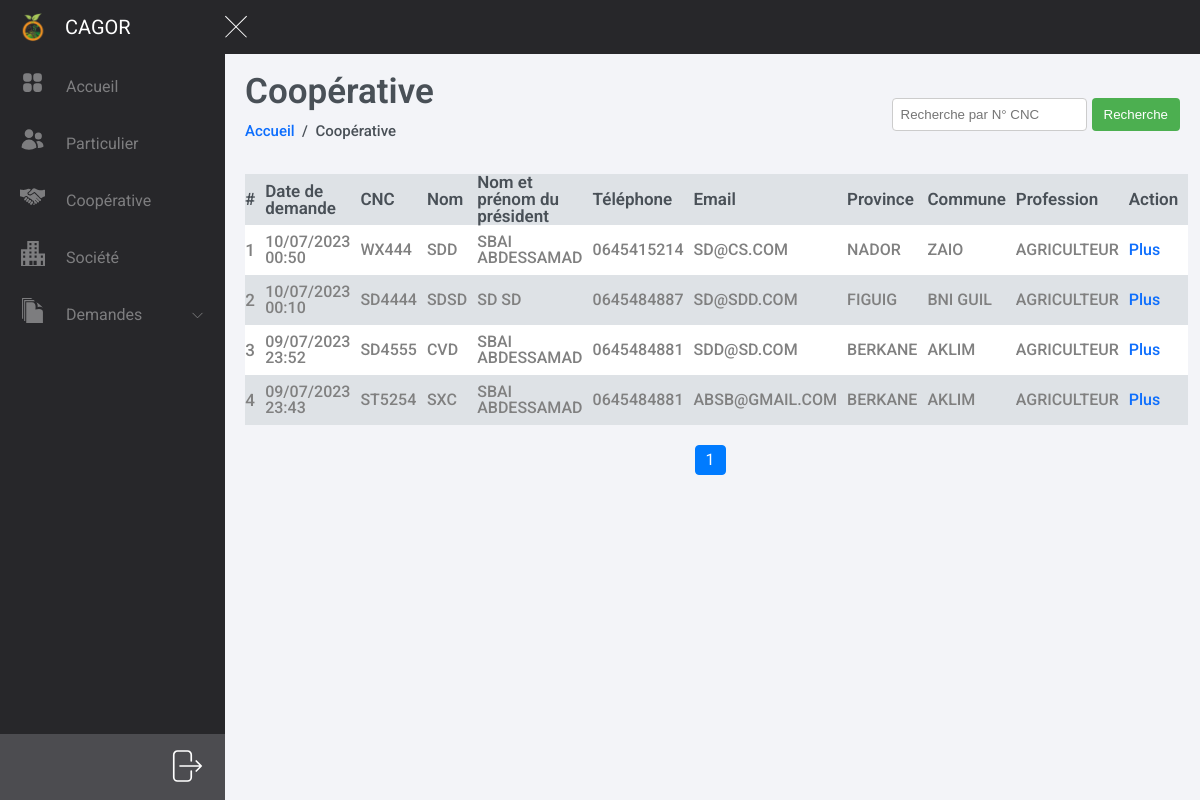
Screenshot of /dashboard/demandes/cooperative with the database file from the repository.
### assisto/models.py (models this page shows, shortened)
class Cooperative(models.Model):
    cnc_num = models.ForeignKey(Users, to_field='cnc_num', null=True, blank=True, on_delete=models.CASCADE)
    cnc_pdf = models.FileField(upload_to='uploads/', validators=[validate_file_extension], null=True)
    nom_president = models.CharField(max_length=255)
    class Meta:
        verbose_name_plural = "Coopérative"

class Demandes(models.Model):
    user_demande = models.ForeignKey(Users, blank=True, on_delete=models.CASCADE, related_name='demandes_set')
    datetime = models.DateTimeField(auto_now_add=True, blank=True, null=True)
    status = models.BooleanField(default=False, blank=True, null=True)
    code_attestation = models.CharField(max_length=255, blank=True, null=True)
    class Meta:
        verbose_name_plural = "Demandes"

class Users(models.Model):
    cin_num = models.CharField(max_length=255, unique=True, null=True, blank=True)
    cnc_num = models.CharField(max_length=255, unique=True, null=True, blank=True)
    rc_num = models.CharField(max_length=255, unique=True, null=True, blank=True)
    profession = models.ForeignKey(Profession, null=True, blank=True, on_delete=models.CASCADE)
    proof = models.ForeignKey(Proof, null=True, blank=True, on_delete=models.CASCADE)
    user_nom = models.CharField(max_length=255, null=True, blank=True)
    user_tel = models.CharField(max_length=255, null=True, blank=True)
    user_email = models.EmailField(max_length=255, null=True, blank=True)
    commune = models.ForeignKey(Commune, on_delete=models.CASCADE, blank=True, null=True)
    def __str__(self):
        if self.cin_num is not None:
            return self.cin_num
        elif self.cnc_num is not None:
            return self.cnc_num
        elif self.rc_num is not None:
            return self.rc_num
    class Meta:
        verbose_name_plural = "Personnes"

class Commune(models.Model):
    province = models.ForeignKey(Province, on_delete=models.CASCADE)
    commune_fr = models.CharField(max_length=255)
    commune_ar = models.CharField(max_length=255)
    class Meta:
        ordering = ['id']
    def __str__(self):
        return self.commune_fr

class Province(models.Model):
    province_fr = models.CharField(max_length=255)
    province_ar = models.CharField(max_length=255)
    def __str__(self):
        return self.province_fr
    class Meta:
        ordering = ['id']

class Profession(models.Model):
    profession_fr = models.CharField(max_length=255)
    profession_ar = models.CharField(max_length=255)
    class Meta:
        ordering = ['id']
    def __str__(self):
        return self.profession_fr

### assisto/views.py (the view)
# urls.py: path("dashboard/demandes/cooperative", views.cooperative_demande, name="cooperative_demande"),
def cooperative_demande(request):
    search_query = request.GET.get('search')
    cooperative_01 = Cooperative.objects.filter(cnc_num=search_query.upper()).exclude(cnc_num__demandes_set__status=True).first() if search_query else None
    cooperative = Cooperative.objects.filter(cnc_num__demandes_set__status=False).order_by('-id') if not cooperative_01 else [cooperative_01]
    paginator = Paginator(cooperative, 8)
    page_number = request.GET.get('page')
    page_obj = paginator.get_page(page_number)
    return render(request, "assisto/demandeurs/cooperative.html", {
        'cooperatives': cooperative,
        'page_obj': page_obj,
        'demande': True
    })

### assisto/templates/assisto/demandeurs/cooperative.html (shortened to what this page needs)
{% extends "home.html" %}
{% load static %}
{% block right_content %}
    <div class="page-header">
        <div>
            <h1 class="Header-primary">Coopérative</h1>
            <p class="Header-navigation"><a href="{% url "dashboard" %}">Accueil</a>&nbsp; / &nbsp;Coopérative</p>
        </div>
        <form method="GET" class="form-search">
            <input type="text" class="input-search" name="search" placeholder="Recherche par N° CNC">
            <button type="submit" class="submit-search">Recherche</button>
        </form>
    </div>
    <table class="table sortable">
        <thead>
        <tr>
            <th scope="col">#</th>
            {% if demande %}
                <th scope="col">Date de demande</th>
            {% endif %}
            <th scope="col">CNC</th>
            <th scope="col">Nom</th>
            <th scope="col">Nom et prénom du président</th>
            <th scope="col">Téléphone</th>
            <th scope="col">Email</th>
            <th scope="col">Province</th>
            <th scope="col">Commune</th>
            <th scope="col">Profession</th>
            <th scope="col">Action</th>
        </tr>
        </thead>
        <tbody>
        {% for cooperative in cooperatives %}
            <tr>
                <th scope="row">{{ forloop.counter }}</th>
                {% if demande %}
                    {% for date in cooperative.cnc_num.demandes_set.all %}
                        <td>{{ date.datetime|date:"d/m/Y" }} {{ date.datetime|time:"H:i" }}</td>
                    {% endfor %}
                {% endif %}
                <td>{{ cooperative.cnc_num|upper }}</td>
                <td>{{ cooperative.cnc_num.user_nom|upper }}</td>
                <td>{{ cooperative.nom_president|upper }}</td>
                <td>{{ cooperative.cnc_num.user_tel }}</td>
                <td>{{ cooperative.cnc_num.user_email|upper }}</td>
                <td>{{ cooperative.cnc_num.commune.province|upper }}</td>
                <td>{{ cooperative.cnc_num.commune|upper }}</td>
                <td>{{ cooperative.cnc_num.profession|upper }}</td>
                {% if demande %}
                    <td>
                        <a class="link" href="{% url "cooperative_demande_details" cooperative.cnc_num %}">Plus</a>
                    </td>
                {% else %}
                    <td>
                        <a class="link" href="{% url "cooperative_details" cooperative.cnc_num %}">Plus</a>
                    </td>
                {% endif %}
            </tr>
        {% endfor %}
        </tbody>
    </table>
    <span class="step-links">
        {% for i in page_obj.paginator.page_range %}
            {% if i > page_obj.number|add:'-4' and i < page_obj.number|add:'3' %}
                {% if i == page_obj.number %}
                    <span class="current-page">{{ i }}</span>
                {% else %}
                    <a href="?page={{ i }}">{{ i }}</a>
                {% endif %}
            {% endif %}
        {% endfor %}
</span>
{% endblock %}

### assisto/static/assisto/style/login.css (style rules this page uses)
:root { --shadow: rgba(0, 0, 0, 0.15); --green-color: #0c825b; --red-color: #f03e3e; --yellow-color: #f08c00 }
* { margin: 0; padding: 0; box-sizing: border-box; -webkit-tap-highlight-color: transparent; -moz-tap-highlight-color: transparent; }
html { font-size: 62.5%; height: -webkit-fill-available; }
body { font-family: "Roboto", sans-serif; line-height: 1; font-weight: 400; color: #495057; position: relative; height: -webkit-fill-available; }
html, body { overflow: hidden; }
.Header-primary { font-size: 3.5rem; font-weight: 600; margin-bottom: 1.5rem; }
.Header-navigation { font-size: 1.5rem; font-weight: 500; margin-bottom: 1.5rem; }
.Header-navigation a:link, .link:link, .Header-navigation a:visited, .link:visited, .Header-navigation a:hover, .link:hover, .Header-navigation a:active, .link:active { color: #0d6efd; text-decoration: none; }
.table { background: #fff; width: 100%; border-collapse: collapse; margin-top: 2rem; }
th, td { height: 5rem; font-weight: 500; padding-right: 1rem; }
.table thead th { font-weight: 600; text-align: left; background-color: #dee2e6; font-size: 1.7rem; line-height: 1.7rem; }
.table thead tr th:first-child { text-align: center; width: 8rem; }
.table tbody th { font-size: 1.7rem; }
td { font-size: 1.6rem; }
tbody tr { cursor: pointer; color: gray; }
.table thead tr { height: 4rem; }
tr:nth-child(2n) { background-color: #dee2e6; }
.page-header { display: flex; align-items: center; justify-content: space-between; }
.step-links { margin-top: 20px; text-align: center; width: 100%; display: flex; align-items: center; justify-content: center; font-size: 1.6rem; }
.step-links .current-page { display: inline-block; padding: 6px 10px; margin-right: 5px; color: #fff; background-color: #007bff; border: 1px solid #007bff; border-radius: 4px; }
.form-search { display: flex; }
.input-search { padding: 8px; border: 1px solid #ccc; border-radius: 4px; margin-right: 5px; outline: none; }
.submit-search { padding: 8px 12px; background-color: #4CAF50; color: white; border: none; border-radius: 4px; cursor: pointer; }

### rows the page displays
Cooperative: cnc_num "WX444", cnc_num.user_nom "SDD", nom_president "SBAI ABDESSAMAD", cnc_num.user_tel "0645415214", cnc_num.user_email "SD@CS.COM", cnc_num.commune.province "NADOR", cnc_num.commune "ZAIO", cnc_num.profession "AGRICULTEUR"
Demandes: datetime "10/07/2023", datetime "00:50"
Cooperative: cnc_num "SD4444", cnc_num.user_nom "SDSD", nom_president "SD SD", cnc_num.user_tel "0645484887", cnc_num.user_email "SD@SDD.COM", cnc_num.commune.province "FIGUIG", cnc_num.commune "BNI GUIL", cnc_num.profession "AGRICULTEUR"
Demandes: datetime "10/07/2023", datetime "00:10"
Cooperative: cnc_num "SD4555", cnc_num.user_nom "CVD", nom_president "SBAI ABDESSAMAD", cnc_num.user_tel "0645484881", cnc_num.user_email "SDD@SD.COM", cnc_num.commune.province "BERKANE", cnc_num.commune "AKLIM", cnc_num.profession "AGRICULTEUR"
Demandes: datetime "09/07/2023", datetime "23:52"
Cooperative: cnc_num "ST5254", cnc_num.user_nom "SXC", nom_president "SBAI ABDESSAMAD", cnc_num.user_tel "0645484881", cnc_num.user_email "ABSB@GMAIL.COM", cnc_num.commune.province "BERKANE", cnc_num.commune "AKLIM", cnc_num.profession "AGRICULTEUR"
Demandes: datetime "09/07/2023", datetime "23:43"

### other values shown
{{ i }} "1"
